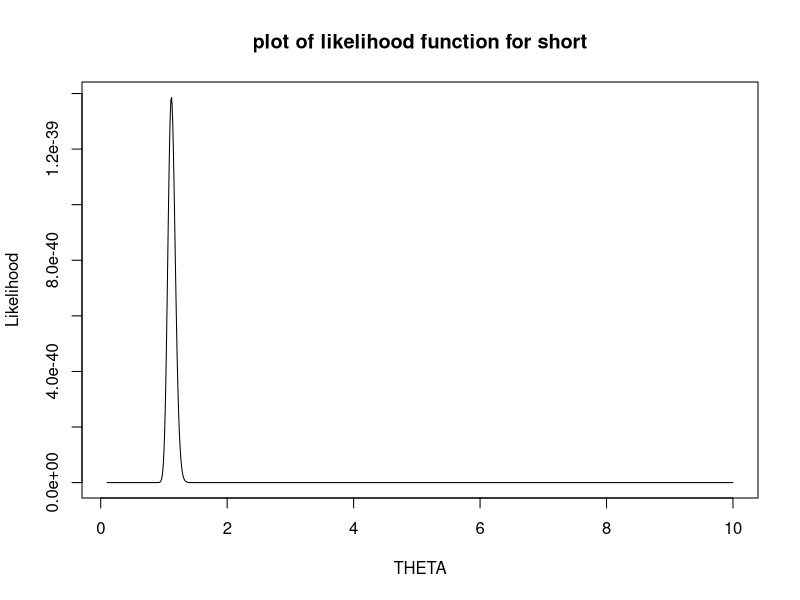
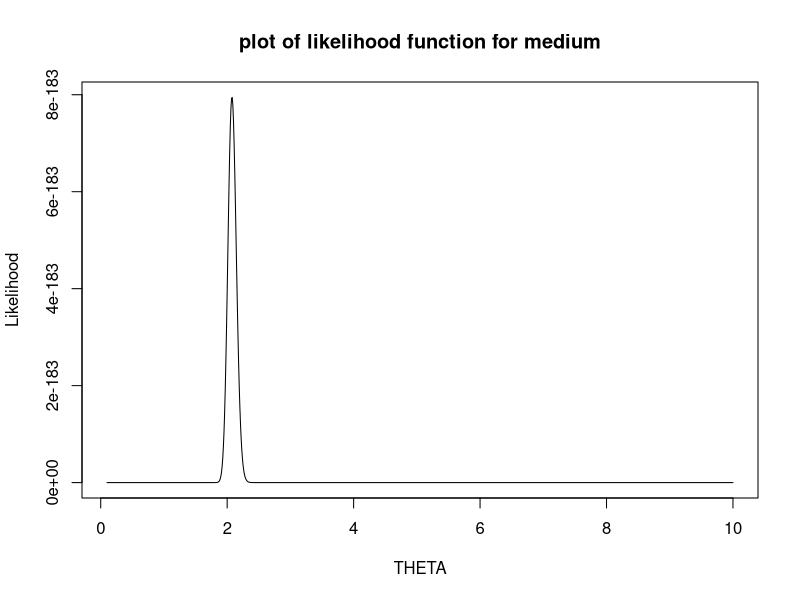
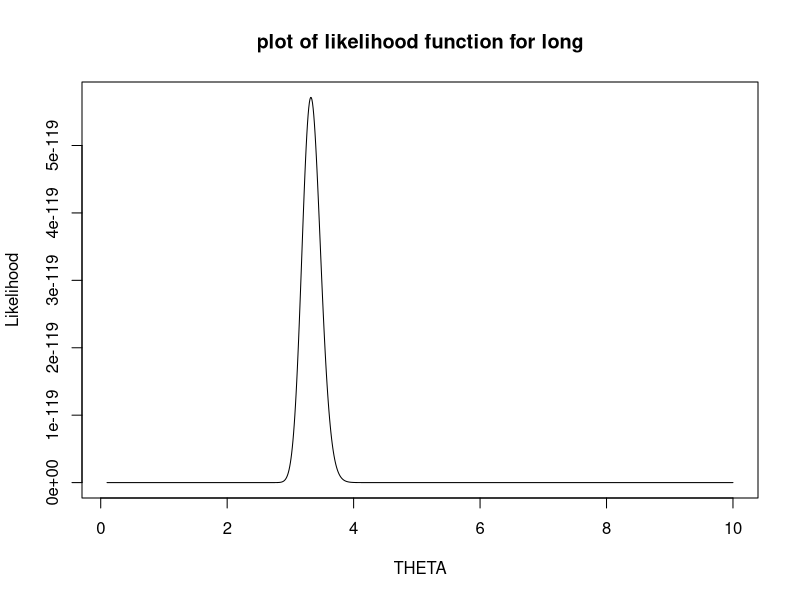
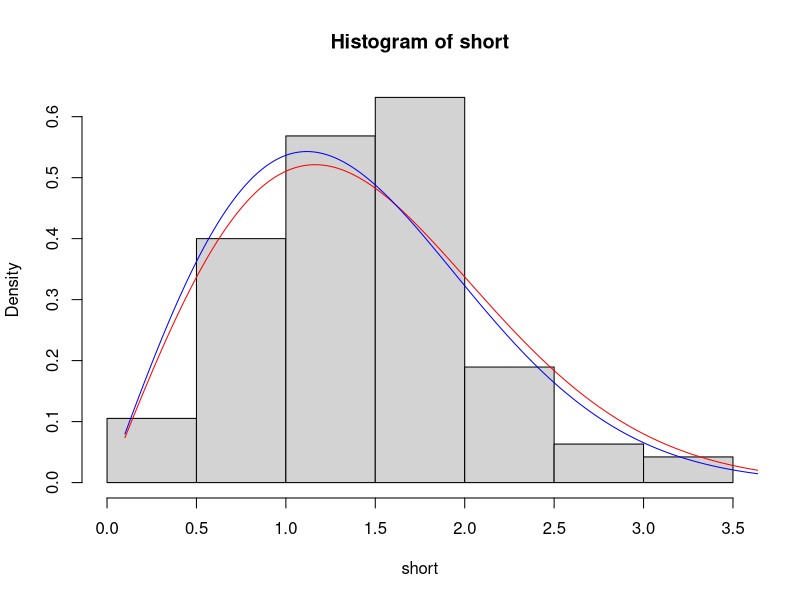
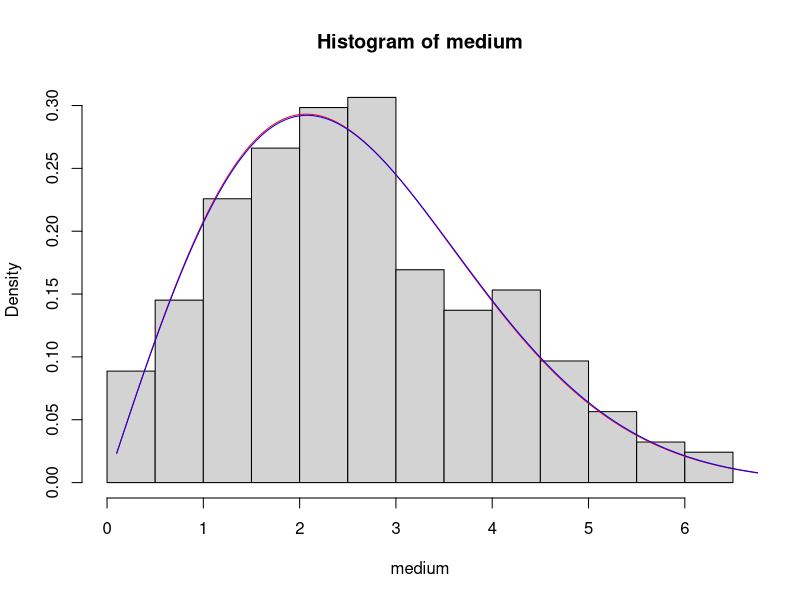
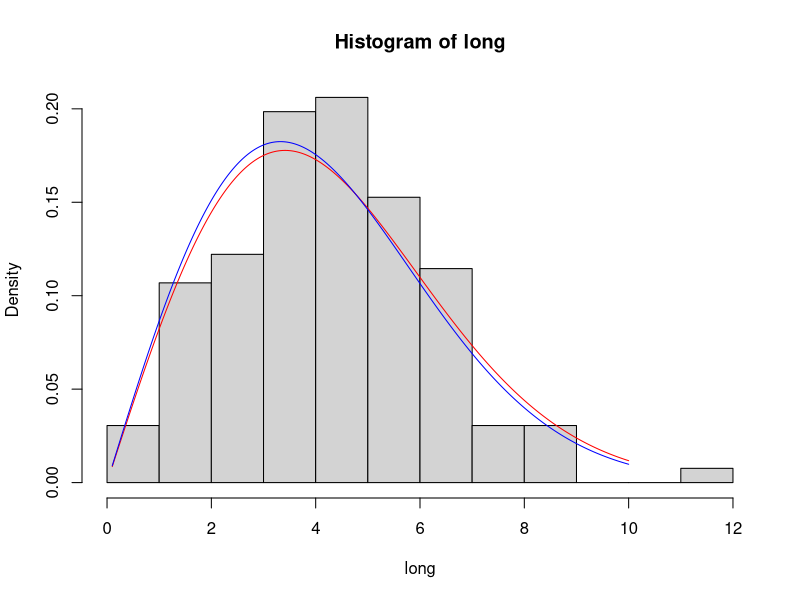
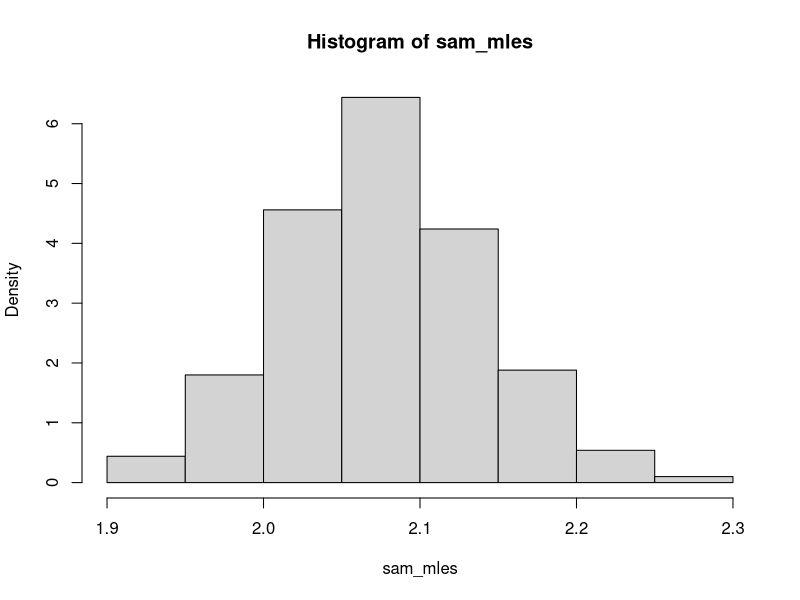

Source code (R) for these figures, in order:
### Wonjohn Choi (SID: 23123143, GSI: Nanyu)

long=read.csv("long.csv")[[1]]
short=read.csv("short.csv")[[1]]
medium=read.csv("medium.csv")[[1]]
### a, b, c: done on paper.

### d. We will plot the likelihood function
# In a), we found that the likelihood function (theta) is
lik = function(data) {
  function(theta) {
    # sum(log(data)) - 2 * length(data) * log(theta) - sum(data^2)/(2 * theta^2)
    prod(data/theta^2 * exp(-data^2/(2*theta^2)))
  }
}
  
points = seq(0.1, 10, 0.01)
# For short,
mle_y = sapply(points, lik(short))
plot(points, mle_y, type="l", main="plot of likelihood function for short", ylab="Likelihood", xlab="THETA") # PLOT
mle_plot = points[which(mle_y==max(mle_y))] # MLE FROM PLOT: 1.12
mle_short = sqrt(mean(short^2)/2) # MLE FROM a): 1.117
var_mle_short= mean(short^2)/(8*length(short)) # APPROX. VARIANCE FROM c) # 0.00329

# For medium,
mle_y = sapply(points, lik(medium))
plot(points, mle_y, type="l", main="plot of likelihood function for medium", ylab="Likelihood", xlab="THETA") # PLOT
mle_plot = points[which(mle_y==max(mle_y))] # MLE FROM PLOT: 2.08
mle_medium = sqrt(mean(medium^2)/2) # MLE FROM a): 2.076
var_mle_medium= mean(medium^2)/(8*length(medium)) # APPROX. VARIANCE FROM c) # 0.00434

# For long,
mle_y = sapply(points, lik(long))
plot(points, mle_y, type="l", main="plot of likelihood function for long", ylab="Likelihood", xlab="THETA") # PLOT
mle_plot = points[which(mle_y==max(mle_y))] # MLE FROM PLOT: 3.32
mle_long = sqrt(mean(long^2)/2) # MLE FROM a): 3.324
var_c= mean(long^2)/(8*length(long)) # APPROX. VARIANCE FROM c) # 0.0211

### e
# For short,
mom_short = sqrt(2/pi)*mean(short) # MOM FROM b): 1.1637
var_short = 2*(4-pi)/(pi^2*length(short))*(mean(short))^2 # APPROX. VARIANCE FROM c): 0.0039

# For medium,
mom_medium = sqrt(2/pi)*mean(medium) # MOM FROM b): 2.069
var_medium = 2*(4-pi)/(pi^2*length(medium))*(mean(medium))^2 # APPROX. VARIANCE FROM c): 0.00472

# For long,
mom_long = sqrt(2/pi)*mean(long) # MOM FROM b): 3.4124
var_long = 2*(4-pi)/(pi^2*length(long))*(mean(long))^2 # APPROX. VARIANCE FROM c): 0.02429

### f
# ralyeigh function which return a function that computes value of rayleigh(theta) for its input
rayleigh = function(theta) {
  function(r) {
    r/theta^2 * exp(-r^2/(2 * theta^2))
  }
}

# For short,
hist(short, freq=F) # Histogram FOR SHORT
points = seq(0.1, 10, 0.01)
y_mom = sapply(points, rayleigh(mom_short))
y_mle = sapply(points, rayleigh(mle_short))
lines(points, y_mom, col="red") # plot MOM
lines(points, y_mle, col="blue") # plot MLE

# For medium,
hist(medium, freq=F) # Histogram FOR MEDIUM
points = seq(0.1, 10, 0.01)
y_mom = sapply(points, rayleigh(mom_medium))
y_mle = sapply(points, rayleigh(mle_medium))
lines(points, y_mom, col="red") # plot MOM
lines(points, y_mle, col="blue") # plot MLE

# For long,
hist(long, freq=F) # Histogram FOR LONG
points = seq(0.1, 10, 0.01)
y_mom = sapply(points, rayleigh(mom_long))
y_mle = sapply(points, rayleigh(mle_long))
lines(points, y_mom, col="red") # plot MOM
lines(points, y_mle, col="blue") # plot MLE

### g
# There seems to be a relationship between my estimates
# and the genomic separation of the point
# because rayleigh plot with estimated paramters
# fit the histogram very well.

### h
# Show that if X follows a Rayleigh distribution with...: this will be shown on paper.
# Show how Proposition D of Section 2.3 of the text can be applied to accomplish this: this will be shown on paper.
# Get sample from Rayleight distribtion (theta) of size n.
genSamRay = function(theta, n) {
  # Use method discussed in section (with Proposition D)
  theta * sqrt(log(1/(1 - runif(n))^2))
}

# We will do this for medium.
# Question says it's suffice to use B = 100 but I use 1000 (this doesn't hurt).
B = 1000
N = length(medium)
# genSamRay(mle_medium, N): Get N samples from Rayleigh distribution with theta of mle_medium
# sqrt(mean( ^2)/2): Formula to compute MLE of theta that we found previously.
sam_mles = replicate(B, sqrt(mean(genSamRay(mle_medium, N)^2)/2))
hist(sam_mles, freq=F)

# Does the distribution appear roughly normal?
# Yes, histogram looks approximately normal.

# Do you think that the large sample theory can be reasonably applied here?
# Yes, becaues histogram of mles of simulated rayleigh samples is roughly
# normal. The histogram gets more normal as I incease B.
# Hence, mles of simulation are asymptotically normal.

# Compare the standard deviation calculated from the bootstrap to the standard
# errors you found previously
# Previously, we got sqrt(0.00434)==0.0659 as the approximate standard error for medium.
sd_mles = sd(sam_mles)*sqrt((length(sam_mles)-1)/length(sam_mles))
# Here, I got 0.06635215 as the standard deciation of mles from the bootstrap.
# Those values are very close.

### i
sorted_mles = sort(sam_mles)
# 95% confidence interval from bootstrap
CL_bootstrap = c(sorted_mles[26], sorted_mles[975]) # 1.952830 2.196689
# 95% confidence interval from large sample theory
CL_lst = c(mle_medium - sqrt(var_mle_medium) * 1.96, mle_medium + sqrt(var_mle_medium) * 1.96) # 1.946794 2.205171
# bootstrap confidence interval is very similar to the interval found by large sample theory.
